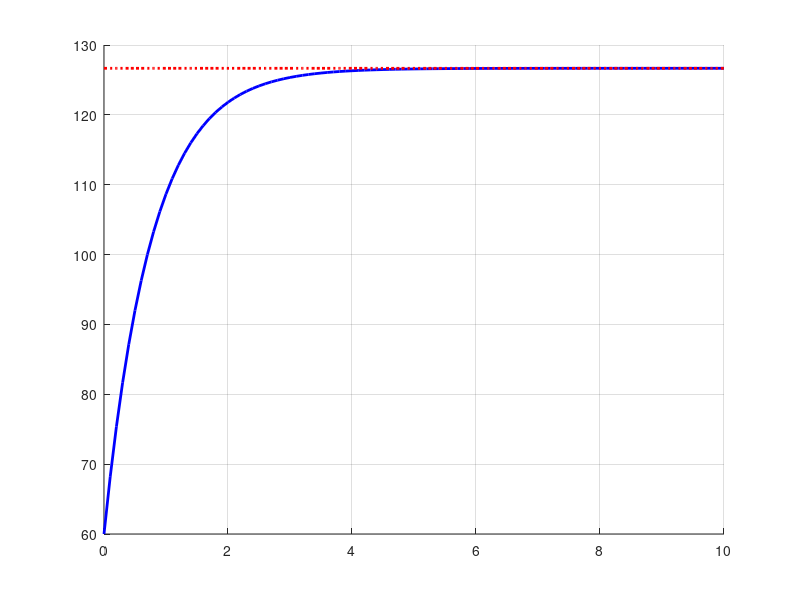

Reproduce this figure in MATLAB.
%% constants definition
T0 = 60;
mh = 50;

cp = 1;
ca = 0.01375;

R = 0.025;
V = 5000;

B = 3 * mh * cp * T0 + T0 / R;
A = mh * cp + 1 / R;

K = B / A;
tau = (ca * V) / A;

%% functions
f = @(t) (T0 - K) * exp(-t / tau) + K;
eq = @(t) K;

%% solutions
t = 0 : .1 : 10;
T = arrayfun(f, t);
EQ = arrayfun(eq, t);

%% plotting
hold on;
plot(t, T, 'b', 'LineWidth', 2);
plot(t, EQ, 'r:', 'LineWidth', 2);
grid on;
